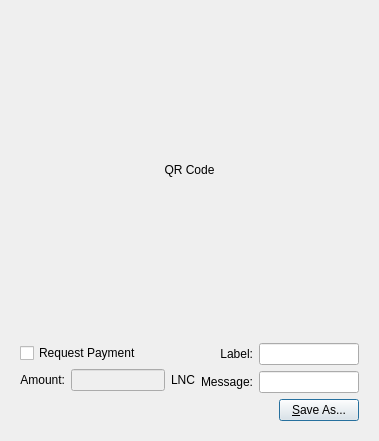
<?xml version="1.0" encoding="UTF-8"?>
<ui version="4.0">
 <class>QRCodeDialog</class>
 <widget class="QDialog" name="QRCodeDialog">
  <property name="geometry">
   <rect>
    <x>0</x>
    <y>0</y>
    <width>379</width>
    <height>441</height>
   </rect>
  </property>
  <property name="windowTitle">
   <string>Dialog</string>
  </property>
  <layout class="QVBoxLayout" name="verticalLayout_3">
   <item>
    <widget class="QLabel" name="lblQRCode">
     <property name="sizePolicy">
      <sizepolicy hsizetype="Expanding" vsizetype="Expanding">
       <horstretch>0</horstretch>
       <verstretch>0</verstretch>
      </sizepolicy>
     </property>
     <property name="minimumSize">
      <size>
       <width>300</width>
       <height>300</height>
      </size>
     </property>
     <property name="text">
      <string>QR Code</string>
     </property>
     <property name="alignment">
      <set>Qt::AlignCenter</set>
     </property>
     <property name="wordWrap">
      <bool>true</bool>
     </property>
    </widget>
   </item>
   <item>
    <widget class="QWidget" name="widget" native="true">
     <layout class="QVBoxLayout" name="verticalLayout_2">
      <item>
       <layout class="QHBoxLayout" name="horizontalLayout_2">
        <item>
         <layout class="QVBoxLayout" name="verticalLayout">
          <item>
           <widget class="QCheckBox" name="chkReqPayment">
            <property name="enabled">
             <bool>true</bool>
            </property>
            <property name="text">
             <string>Request Payment</string>
            </property>
           </widget>
          </item>
          <item>
           <layout class="QHBoxLayout" name="horizontalLayout">
            <item>
             <widget class="QLabel" name="lblAmount">
              <property name="sizePolicy">
               <sizepolicy hsizetype="Preferred" vsizetype="Maximum">
                <horstretch>0</horstretch>
                <verstretch>0</verstretch>
               </sizepolicy>
              </property>
              <property name="text">
               <string>Amount:</string>
              </property>
              <property name="alignment">
               <set>Qt::AlignRight|Qt::AlignTrailing|Qt::AlignVCenter</set>
              </property>
              <property name="buddy">
               <cstring>lnReqAmount</cstring>
              </property>
             </widget>
            </item>
            <item>
             <widget class="QLineEdit" name="lnReqAmount">
              <property name="enabled">
               <bool>false</bool>
              </property>
              <property name="minimumSize">
               <size>
                <width>60</width>
                <height>0</height>
               </size>
              </property>
              <property name="alignment">
               <set>Qt::AlignRight|Qt::AlignTrailing|Qt::AlignVCenter</set>
              </property>
             </widget>
            </item>
            <item>
             <widget class="QLabel" name="lblBTC">
              <property name="sizePolicy">
               <sizepolicy hsizetype="Preferred" vsizetype="Maximum">
                <horstretch>0</horstretch>
                <verstretch>0</verstretch>
               </sizepolicy>
              </property>
              <property name="text">
               <string>LNC</string>
              </property>
              <property name="buddy">
               <cstring>lnReqAmount</cstring>
              </property>
             </widget>
            </item>
           </layout>
          </item>
         </layout>
        </item>
        <item>
         <layout class="QGridLayout" name="gridLayout">
          <item row="0" column="0">
           <widget class="QLabel" name="lblLabel">
            <property name="text">
             <string>Label:</string>
            </property>
            <property name="alignment">
             <set>Qt::AlignRight|Qt::AlignTrailing|Qt::AlignVCenter</set>
            </property>
            <property name="buddy">
             <cstring>lnLabel</cstring>
            </property>
           </widget>
          </item>
          <item row="0" column="1">
           <widget class="QLineEdit" name="lnLabel">
            <property name="minimumSize">
             <size>
              <width>100</width>
              <height>0</height>
             </size>
            </property>
           </widget>
          </item>
          <item row="1" column="0">
           <widget class="QLabel" name="lblMessage">
            <property name="text">
             <string>Message:</string>
            </property>
            <property name="alignment">
             <set>Qt::AlignRight|Qt::AlignTrailing|Qt::AlignVCenter</set>
            </property>
            <property name="buddy">
             <cstring>lnMessage</cstring>
            </property>
           </widget>
          </item>
          <item row="1" column="1">
           <widget class="QLineEdit" name="lnMessage">
            <property name="minimumSize">
             <size>
              <width>100</width>
              <height>0</height>
             </size>
            </property>
           </widget>
          </item>
         </layout>
        </item>
       </layout>
      </item>
      <item>
       <layout class="QHBoxLayout" name="horizontalLayout_3">
        <item>
         <spacer name="horizontalSpacer">
          <property name="orientation">
           <enum>Qt::Horizontal</enum>
          </property>
          <property name="sizeHint" stdset="0">
           <size>
            <width>40</width>
            <height>20</height>
           </size>
          </property>
         </spacer>
        </item>
        <item>
         <widget class="QPushButton" name="btnSaveAs">
          <property name="text">
           <string>&amp;Save As...</string>
          </property>
         </widget>
        </item>
       </layout>
      </item>
     </layout>
    </widget>
   </item>
  </layout>
 </widget>
 <resources/>
 <connections>
  <connection>
   <sender>chkReqPayment</sender>
   <signal>clicked(bool)</signal>
   <receiver>lnReqAmount</receiver>
   <slot>setEnabled(bool)</slot>
   <hints>
    <hint type="sourcelabel">
     <x>92</x>
     <y>285</y>
    </hint>
    <hint type="destinationlabel">
     <x>98</x>
     <y>311</y>
    </hint>
   </hints>
  </connection>
 </connections>
</ui>
